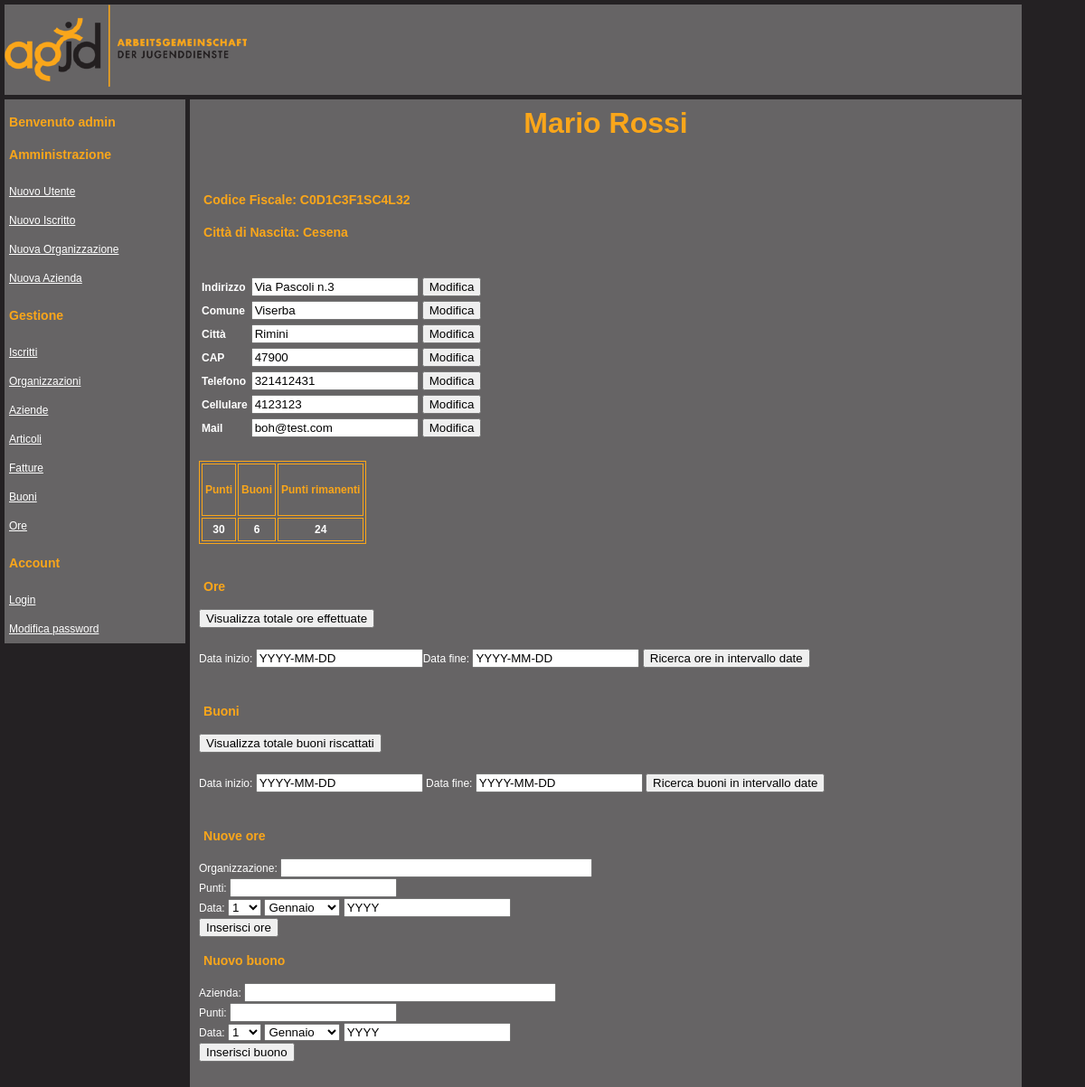
The page /view_boy.php?codice_fiscale=C0D1C3F1SC4L32 (signed in) on the database its author committed.
### tables this page shows
CREATE TABLE Boy (
	name	VARCHAR(255) NOT NULL,
	surname	VARCHAR(255) NOT NULL,
	address	VARCHAR(255) NOT NULL,
	CAP		VARCHAR(255) NOT NULL,
	city	VARCHAR(255) NOT NULL,
	commune VARCHAR(255) NOT NULL,
	city_of_birth VARCHAR(255) NOT NULL,
	phone	VARCHAR(255),
	mobile_phone VARCHAR(255),
	mail	VARCHAR(255),
	codice_fiscale VARCHAR(255) NOT NULL,
	CONSTRAINT boy_pk PRIMARY KEY (codice_fiscale)
);

### view_boy.php (the view, shortened to what the rows shown need)
<!DOCTYPE html>
<?php
include('locale/it.php');
include('include/connect.php');
?>
<html>
    <head>
        <link rel="stylesheet" type="text/css" href="main.css" />
    </head>
    <body>
        <div id="ContentContainer">
            <div id="Content">
                <?php
                include('include/privilege_check.php');
                if(check('admin')||check('manager'))
                {
                    if(isset($_GET['codice_fiscale']))
                    {
                        $codice_fiscale = $_GET['codice_fiscale'];
                        try{
                        $result = mysql_query("SELECT * FROM Boy WHERE codice_fiscale='$codice_fiscale'",$conn);
                        if(mysql_num_rows($result)==1)
                        {
                            echo "<h1 style=\"text-align: center;\">".mysql_result($result, 0, 'name')." ".mysql_result($result, 0, 'surname')."</h1><br /><br />";
                            echo "<h3>".$lang['CODICE_FISCALE'].": ".mysql_result($result, 0, 'codice_fiscale')."</h3>";
                            echo "<h3>".$lang['CITY_OF_BIRTH'].": ".mysql_result($result, 0, 'city_of_birth')."</h3><br />";
                            if(check('admin'))
                            {
                                echo '<table id="invisibleTable">';
                                echo '<tr><td id="itd"><strong>'.$lang['ADDRESS'].'</strong></td><td id="itd"><form action="include/updater.php" name = "form" method = "post"><input type="text" name="update" value="'.mysql_result($result, 0, 'address').'"/><input type="hidden" name="table" value="Boy"><input type="hidden" name="column" value="address"><input type="hidden" name="key" value="codice_fiscale"><input type="hidden" name="key_value" value="'.$codice_fiscale.'"></td><td id="itd"><input type="submit" name="submit"  value ="'.$lang['UPDATE'].'" /></form></td></tr>';
                                echo '<tr><td id="itd"><strong>'.$lang['COMMUNE'].'</strong></td><td id="itd"><form action="include/updater.php" name = "form" method = "post"><input type="text" name="update" value="'.mysql_result($result, 0, 'commune').'"/><input type="hidden" name="table" value="Boy"><input type="hidden" name="column" value="commune"><input type="hidden" name="key" value="codice_fiscale"><input type="hidden" name="key_value" value="'.$codice_fiscale.'"></td><td id="itd"><input type="submit" name="submit"  value ="'.$lang['UPDATE'].'" /></form></td></tr>';
                                echo '<tr><td id="itd"><strong>'.$lang['CITY'].'</strong></td><td id="itd"><form action="include/updater.php" name = "form" method = "post"><input type="text" name="update" value="'.mysql_result($result, 0, 'city').'"/><input type="hidden" name="table" value="Boy"><input type="hidden" name="column" value="city"><input type="hidden" name="key" value="codice_fiscale"><input type="hidden" name="key_value" value="'.$codice_fiscale.'"></td><td id="itd"><input type="submit" name="submit"  value ="'.$lang['UPDATE'].'" /></form></td></tr>';
                                echo '<tr><td id="itd"><strong>'.$lang['CAP'].'</strong></td><td id="itd"><form action="include/updater.php" name = "form" method = "post"><input type="text" name="update" value="'.mysql_result($result, 0, 'CAP').'"/><input type="hidden" name="table" value="Boy"><input type="hidden" name="column" value="CAP"><input type="hidden" name="key" value="codice_fiscale"><input type="hidden" name="key_value" value="'.$codice_fiscale.'"></td><td id="itd"><input type="submit" name="submit"  value ="'.$lang['UPDATE'].'" /></form><br /></td></tr>';
                                echo '<tr><td id="itd"><strong>'.$lang['PHONE'].'</strong></td><td id="itd"><form action="include/updater.php" name = "form" method = "post"><input type="text" name="update" value="'.mysql_result($result, 0, 'phone').'"/><input type="hidden" name="table" value="Boy"><input type="hidden" name="column" value="phone"><input type="hidden" name="key" value="codice_fiscale"><input type="hidden" name="key_value" value="'.$codice_fiscale.'"></td><td id="itd"><input type="submit" name="submit"  value ="'.$lang['UPDATE'].'" /></form></td></tr>';
                                echo '<tr><td id="itd"><strong>'.$lang['MOBILE_PHONE'].'</strong></td><td id="itd"><form action="include/updater.php" name = "form" method = "post"><input type="text" name="update" value="'.mysql_result($result, 0, 'mobile_phone').'"/><input type="hidden" name="table" value="Boy"><input type="hidden" name="column" value="mobile_phone"><input type="hidden" name="key" value="codice_fiscale"><input type="hidden" name="key_value" value="'.$codice_fiscale.'"></td><td id="itd"><input type="submit" name="submit"  value ="'.$lang['UPDATE'].'" /></form></td></tr>';
                                echo '<tr><td id="itd"><strong>'.$lang['MAIL'].'</strong></td><td id="itd"><form action="include/updater.php" name = "form" method = "post"><input type="text" name="update" value="'.mysql_result($result, 0, 'mail').'"/><input type="hidden" name="table" value="Boy"><input type="hidden" name="column" value="mail"><input type="hidden" name="key" value="codice_fiscale"><input type="hidden" name="key_value" value="'.$codice_fiscale.'"></td><td id="itd"><input type="submit" name="submit"  value ="'.$lang['UPDATE'].'" /></form></td></tr>';
                                echo '</table>';
                            }
                            echo '<br />';
                            $points = mysql_query("SELECT SUM(points) as totalPoints FROM Volunteering WHERE boy_id = '$codice_fiscale' GROUP BY boy_id", $conn);
                            if(mysql_num_rows($points)>0)
                            {
                                $points = mysql_result($points, 0, 'totalPoints');
                                $tokens = mysql_query("SELECT SUM(points) as totalPoints FROM Token WHERE boy_id = '$codice_fiscale' GROUP BY boy_id", $conn);
                                if(mysql_num_rows($tokens)>0)
                                {
                                    $tokens = mysql_result($tokens, 0, 'totalPoints');
                                }
                                else
                                {
                                    $tokens = 0;
                                }
                                $remaining_points = $points-$tokens;
                            }
                            else
                            {
                                $points = 0;
                                $tokens = 0;
                                $remaining_points = 0;
                            }
                            echo '<table>';
                            echo '<th><h4>'.$lang['POINTS'].'</h4></th><th><h4>'.$lang['TOKENS'].'</h4></th><th><h4>'.$lang['REMAINING_POINTS'].'</h4></th>';
                            echo '<tr><td align=center><strong>'.$points.'</strong></td><td align=center><strong>'.$tokens.'</strong></td><td align=center><strong>'.$remaining_points.'</strong></td></tr>';
                            echo '</table>';
                            echo '<br />';
                            echo '<h3>'.$lang['LIST_VOLUNTEERING'].'</h3>';
                            echo '<form action="list_volunteering.php" method="post">
                                    <input type="hidden" name="search_type" value="boy_id">
                                    <input type="hidden" name="search_value" value="'.$codice_fiscale.'">
                                    <input type="submit" name="submit"  value ="'.$lang['TOTAL_VOLUNTEERING'].'" />
                                  </form><br /><br />';
                            echo '<form action="list_volunteering.php" method="post">'
                                    .$lang['START_DATE'].': <input type="text" name="date_start" value="YYYY-MM-DD">'
                                    .$lang['END_DATE'].': <input type="text" name="date_end" value="YYYY-MM-DD">
                                    <input type="hidden" name="search_type" value="boy_id">
                                    <input type="hidden" name="search_value" value="'.$codice_fiscale.'">
                                    <input type="submit" name="submit"  value ="'.$lang['DATE_VOLUNTEERING'].'" />
                                  </form><br /><br />';
                            echo '<h3>'.$lang['LIST_TOKEN'].'</h3>';
                            echo '<form action="list_token.php"  method="post">
                                    <input type="hidden" name="search_type" value="boy_id">
                                    <input type="hidden" name="search_value" value="'.$codice_fiscale.'">
                                    <input type="submit" name="submit"  value ="'.$lang['TOTAL_TOKEN'].'" />
                                  </form><br /><br />';
                            echo '<form action="list_token.php"  method="post">'
                                    .$lang['START_DATE'].': <input type="text" name="date_start" value="YYYY-MM-DD"> '
                                    .$lang['END_DATE'].': <input type="text" name="date_end" value="YYYY-MM-DD">
                                    <input type="hidden" name="search_type" value="boy_id">
                                    <input type="hidden" name="search_value" value="'.$codice_fiscale.'">
                                    <input type="submit" name="submit"  value ="'.$lang['DATE_TOKEN'].'" />
                                  </form><br /><br />';
                            echo '<h3>'.$lang['NEW_VOLUNTEERING_TITLE'].'</h3>';
                            echo '<form action="include/insert_volunteering.php" name = "vol_form" method="post" onsubmit="return validateVolunteering()">'
                                    .$lang['ORGANIZATION'].': <input type="text" size="40" id="organization" name="organization" value="" onkeyup="ajax_showOptions(this,\'getOrganizationsByLetters\',event)"><br />
                                    <input type="hidden" name="boy_id" value="'.$codice_fiscale.'">
                                    <input type="hidden" name="boy_surname" value="'.mysql_result($result, 0, 'surname').'">'
                                    .$lang['POINTS'].': <input type="text" name="points"><br />'
                                    .$lang['DATE'].': <select name="day">
                                                            <option value="1">1</option>
                                                    </select>
                                                    <select name="month">
                                                            <option value=1>'.$lang['JANUARY'].'</option>
                                                            <option value=1>'.$lang['FEBRUARY'].'</option>
                                                            <option value=1>'.$lang['MARCH'].'</option>
                                                            <option value=1>'.$lang['APRIL'].'</option>
                                                            <option value=1>'.$lang['MAY'].'</option>
                                                            <option value=1>'.$lang['JUNE'].'</option>
                                                            <option value=1>'.$lang['JULY'].'</option>
                                                            <option value=1>'.$lang['AUGUST'].'</option>
                                                            <option value=1>'.$lang['SEPTEMBER'].'</option>
                                                            <option value=1>'.$lang['OCTOBER'].'</option>
                                                            <option value=1>'.$lang['NOVEMBER'].'</option>
                                                            <option value=1>'.$lang['DECEMBER'].'</option>
                                                    </select>
                                                    <input type="text" name="year" value="YYYY"><br />'.
                                 '<input type="submit" name="submit"  value ="'.$lang['NEW_VOLUNTEERING'].'" /></form><br />';
                            echo '<h3>'.$lang['NEW_TOKEN_TITLE'].'</h3>';
                            echo '<form action="include/insert_token.php" name = "token_form" method="post" onsubmit="return validateTok()">'
                                    .$lang['COMPANY'].': <input type="text" size="40" id="company" name="company" value="" onkeyup="ajax_showOptions(this,\'getCompaniesByLetters\',event)"><br />
                                    <input type="hidden" name="boy_id" value="'.$codice_fiscale.'">
                                    <input type="hidden" name="boy_surname" value="'.mysql_result($result, 0, 'surname').'">'
                                    .$lang['POINTS'].': <input type="text" name="points"><br />'
                                    .$lang['DATE'].': <select name="day">
                                                            <option value="1">1</option>
                                                    </select>
                                                    <select name="month">
                                                            <option value=1>'.$lang['JANUARY'].'</option>
                                                            <option value=1>'.$lang['FEBRUARY'].'</option>
                                                            <option value=1>'.$lang['MARCH'].'</option>
                                                            <option value=1>'.$lang['APRIL'].'</option>
                                                            <option value=1>'.$lang['MAY'].'</option>
                                                            <option value=1>'.$lang['JUNE'].'</option>
                                                            <option value=1>'.$lang['JULY'].'</option>
                                                            <option value=1>'.$lang['AUGUST'].'</option>
                                                            <option value=1>'.$lang['SEPTEMBER'].'</option>
                                                            <option value=1>'.$lang['OCTOBER'].'</option>
                                                            <option value=1>'.$lang['NOVEMBER'].'</option>
                                                            <option value=1>'.$lang['DECEMBER'].'</option>
                                                    </select>
                                                    <input type="text" name="year" value="YYYY"><br />'.
                                 '<input type="submit" name="submit"  value ="'.$lang['NEW_TOKEN'].'" /></form><br /><br />';
                        }
                        else
                            $lang['NO_RESULTS'];
                        }
                        catch(Exception $e)
                        {
                            echo 'Error:'.$e->getMessage();
                        }
                    }
                }
                else
                    echo $lang['NO_PRIVILEGE'];
                ?>
            </div>
        </div>
    </body>
</html>

### rows shown on the page
boy: name "Mario", surname "Rossi", codice_fiscale "C0D1C3F1SC4L32", city_of_birth "Cesena", update "Via Pascoli n.3", update "Viserba", update "Rimini", update "47900", update "321412431", update "4123123", update "boh@test.com"

### other values the page prints
$lang['WELCOME'] "Benvenuto"
$_SESSION['user'] "admin"
$lang['ADMINISTRATION'] "Amministrazione"
$lang['NEW_USER'] "Nuovo Utente"
$lang['NEW_BOY'] "Nuovo Iscritto"
$lang['NEW_ORGANIZATION'] "Nuova Organizzazione"
$lang['NEW_COMPANY'] "Nuova Azienda"
$lang['MANAGEMENT'] "Gestione"
$lang['LIST_BOY'] "Iscritti"
$lang['LIST_ORGANIZATION'] "Organizzazioni"
$lang['LIST_COMPANY'] "Aziende"
$lang['LIST_ITEM'] "Articoli"
$lang['LIST_INVOICE'] "Fatture"
$lang['LIST_TOKEN'] "Buoni"
$lang['LIST_VOLUNTEERING'] "Ore"
